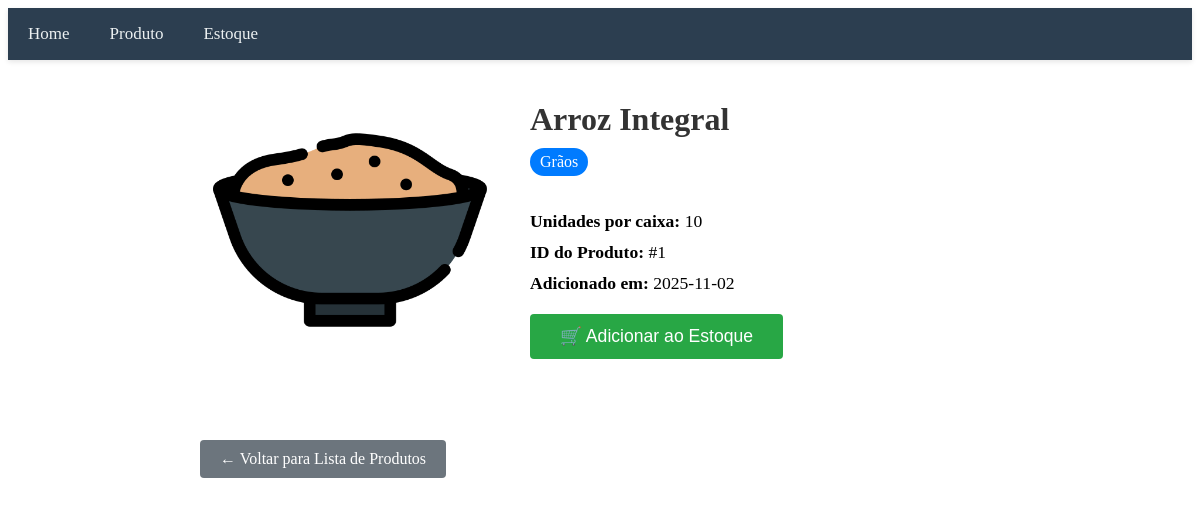
The app's page /products/1 (signed in) with its own data.
### tables this page shows
CREATE TABLE products (
            id INTEGER PRIMARY KEY AUTOINCREMENT,
            name TEXT NOT NULL,
            category TEXT NOT NULL,
            image TEXT,
            units_per_box INTEGER NOT NULL,
            created_at TIMESTAMP DEFAULT CURRENT_TIMESTAMP
        );

### app.py (the view)
@app.route('/products/<int:product_id>')
def product_detail(product_id):
    if 'username' not in session:
        return redirect(url_for('login'))
    product = get_product_by_id(product_id)
    if product is None:
        flash('Produto não encontrado!', 'error')
        return redirect(url_for('products_page'))
    return render_template('Products/product_detail.html', product=product)

### app.py (called while the page is built)
def get_db_connection():
    conn = sqlite3.connect(DATABASE)
    conn.row_factory = sqlite3.Row
    return conn

def get_product_by_id(product_id):
    conn = get_db_connection()
    product = conn.execute(
        'SELECT * FROM products WHERE id = ?', (product_id,)
    ).fetchone()
    conn.close()
    return product

### templates/Products/product_detail.html (shortened to what this page needs)
<!DOCTYPE html>
<html lang="pt-BR">
<head>
</head>
<body>
      <div class="topnav">
     <a href="/">Home</a>
     <a href="/products">Produto</a>
     <a href="/estoque">Estoque</a>
 </div>
    <div class="product-detail">
        <div class="product-header">
            {% if product.image %}
                <img src="{{ url_for('static', filename='images/products/' + product.image) }}"
                     alt="{{ product.name }}"
                     class="product-image"
                     onerror="this.src='{{ url_for('static', filename='images/placeholder.png') }}'">
            {% else %}
                <img src="{{ url_for('static', filename='images/placeholder.png') }}"
                     alt="Imagem não disponível"
                     class="product-image">
            {% endif %}
            <div class="product-info">
                <h1 class="product-name">{{ product.name }}</h1>
                <span class="product-category">{{ product.category }}</span>
                <div class="product-meta">
                    <div class="meta-item">
                        <strong>Unidades por caixa:</strong> {{ product.units_per_box }}
                    </div>
                    <div class="meta-item">
                        <strong>ID do Produto:</strong> #{{ product.id }}
                    </div>
                    <div class="meta-item">
                        <strong>Adicionado em:</strong> {{ product.created_at[:10] }}
                    </div>
                </div>
                <button style="padding: 12px 30px; background-color: #28a745; color: white; border: none; border-radius: 4px; cursor: pointer; font-size: 1.1em;">
                    🛒 Adicionar ao Estoque
                </button>
            </div>
        </div>
        <div style="margin-top: 40px;">
            <a href="{{ url_for('products_page') }}" class="back-button">← Voltar para Lista de Produtos</a>
        </div>
    </div>
</body>
</html>

### templates/Products/product_detail.html (style rules this page uses)
.product-detail { max-width: 800px; margin: 0 auto; padding: 20px; }
.product-header { display: flex; gap: 30px; margin-bottom: 30px; }
.product-image { width: 300px; height: 300px; object-fit: cover; border-radius: 8px; }
.product-info { flex: 1; }
.product-name { font-size: 2em; margin-bottom: 10px; color: #333; }
.product-category { background: #007bff; color: white; padding: 5px 10px; border-radius: 15px; display: inline-block; margin-bottom: 15px; }
.product-meta { margin: 20px 0; }
.meta-item { margin-bottom: 10px; font-size: 1.1em; }
.back-button { display: inline-block; padding: 10px 20px; background-color: #6c757d; color: white; text-decoration: none; border-radius: 4px; margin-top: 20px; }
.topnav { background-color: #2c3e50; overflow: hidden; box-shadow: 0 2px 5px rgba(0,0,0,0.1); }
.topnav a { float: left; color: #ecf0f1; text-align: center; padding: 16px 20px; text-decoration: none; font-size: 17px; transition: background-color 0.3s ease; }

### records on screen
products: image (picture), name "Arroz Integral", category "Grãos", units_per_box "10", id "1", created_at "2025-11-02"
